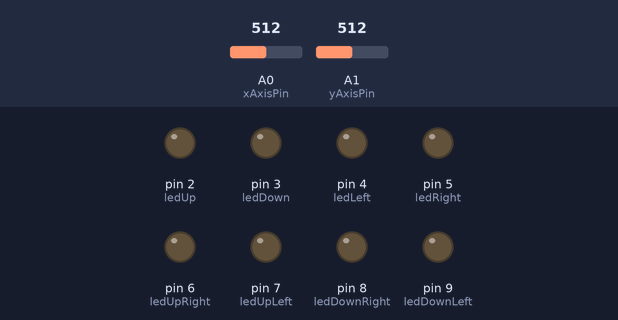
Bench run of a sketch on a simulated Arduino Uno, built with avr-gcc and run on an emulated ATmega328P. On the bench: output pins drawn as LEDs (lit = HIGH). The test bench sets the inputs (shaded band); at power-on: A0 (xAxisPin) = 512, A1 (yAxisPin) = 512.

Above: at 1.2 s.
1.3 s: A0 (xAxisPin) set to 503
At 2.0 s:
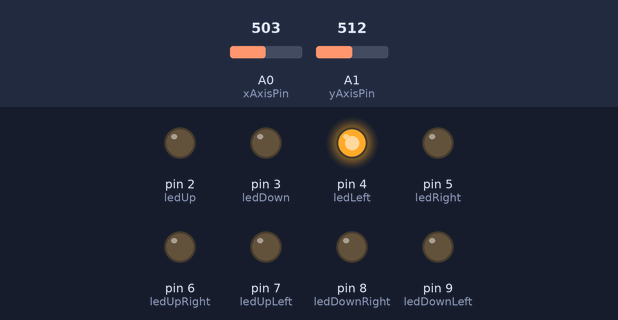
2.8 s: A1 (yAxisPin) set to 497
At 3.4 s:
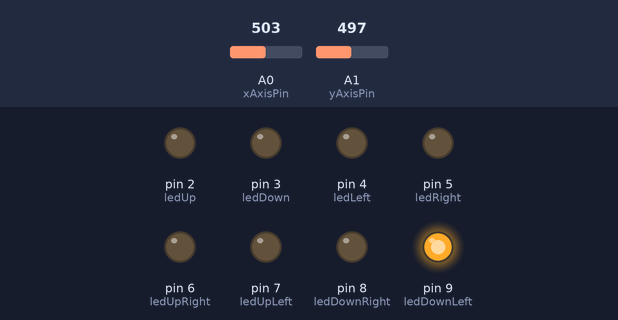
4.3 s: A0 (xAxisPin) set to 716
At 4.7 s:
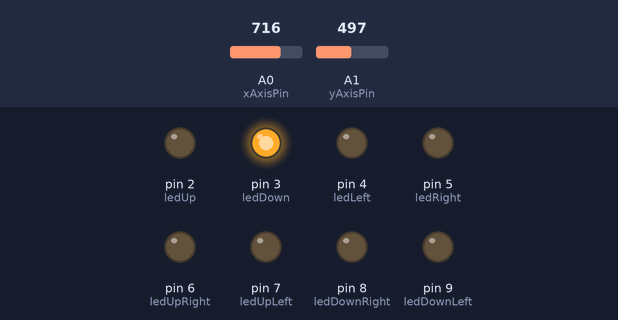
5.8 s: A1 (yAxisPin) set to 1023
At 7.0 s:
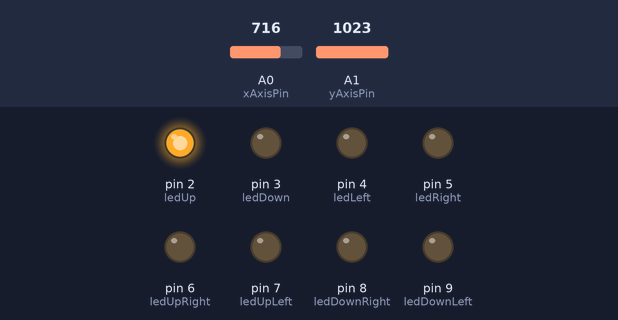
7.3 s: A0 (xAxisPin) set to 511
At 8.5 s:
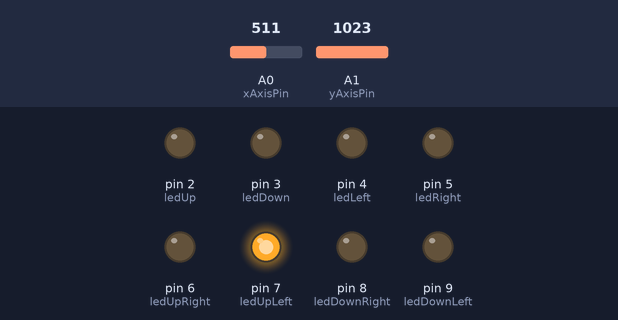
8.8 s: A0 (xAxisPin) set to 1023
At 9.9 s:
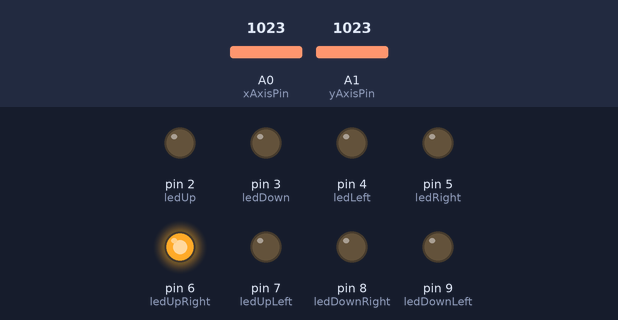
Timing chart, 0 to 11.3 s (numbered marks = the images above; inputs shaded):
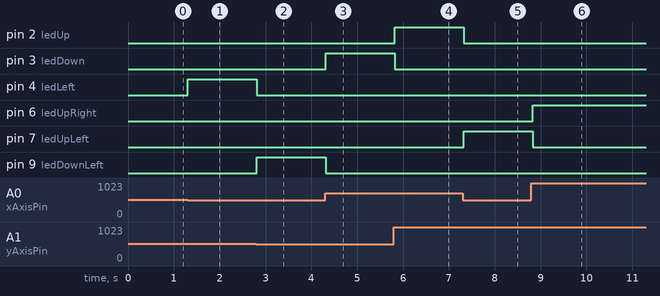

Measured:
- the behaviour switches between 512 and 511 on A0 (xAxisPin) (found by bisection; images 0 and 1)
- the behaviour switches between 512 and 511 on A1 (yAxisPin) (found by bisection; images 1 and 2)
- after the input at 1.3 s, pin 4 (ledLeft): LOW → HIGH at once
- after the input at 2.8 s, pin 4 (ledLeft): HIGH → LOW at once; pin 9 (ledDownLeft): LOW → HIGH at once
- after the input at 4.3 s, pin 3 (ledDown): LOW → HIGH at once; pin 9 (ledDownLeft): HIGH → LOW at once
- after the input at 5.8 s, pin 2 (ledUp): LOW → HIGH at once; pin 3 (ledDown): HIGH → LOW at once
- after the input at 7.3 s, pin 2 (ledUp): HIGH → LOW at once; pin 7 (ledUpLeft): LOW → HIGH at once
- after the input at 8.8 s, pin 6 (ledUpRight): LOW → HIGH at once; pin 7 (ledUpLeft): HIGH → LOW at once

The sketch:

joystick_with_leds_and_potentiometer1.ino
```cpp
// Define pins for the potentiometers
int xAxisPin = A0;
int yAxisPin = A1;

// Define pins for LEDs
int ledUp = 2;
int ledDown = 3;
int ledLeft = 4;
int ledRight = 5;
int ledUpRight = 6;
int ledUpLeft = 7;
int ledDownRight = 8;
int ledDownLeft = 9;

void setup() {
  // Set LED pins as OUTPUT
  pinMode(ledUp, OUTPUT);
  pinMode(ledDown, OUTPUT);
  pinMode(ledLeft, OUTPUT);
  pinMode(ledRight, OUTPUT);
  pinMode(ledUpRight, OUTPUT);
  pinMode(ledUpLeft, OUTPUT);
  pinMode(ledDownRight, OUTPUT);
  pinMode(ledDownLeft, OUTPUT);

  Serial.begin(9600);  // For debugging if needed
}

void loop() {
  int xValue = analogRead(xAxisPin);  // Read X-axis value
  int yValue = analogRead(yAxisPin);  // Read Y-axis value

  // Map potentiometer values (0-1023) to a simpler range (-1, 0, 1)
  int xMapped = map(xValue, 0, 1023, -1, 1);
  int yMapped = map(yValue, 0, 1023, -1, 1);

  // Turn off all LEDs initially
  turnOffAllLeds();

  // Check joystick position and light up corresponding LEDs
  if (xMapped == 0 && yMapped == 1) {
    digitalWrite(ledUp, HIGH);  // Up
  }
  else if (xMapped == 0 && yMapped == -1) {
    digitalWrite(ledDown, HIGH);  // Down
  }
  else if (xMapped == -1 && yMapped == 0) {
    digitalWrite(ledLeft, HIGH);  // Left
  }
  else if (xMapped == 1 && yMapped == 0) {
    digitalWrite(ledRight, HIGH);  // Right
  }
  else if (xMapped == 1 && yMapped == 1) {
    digitalWrite(ledUpRight, HIGH);  // Up-Right
  }
  else if (xMapped == -1 && yMapped == 1) {
    digitalWrite(ledUpLeft, HIGH);  // Up-Left
  }
  else if (xMapped == 1 && yMapped == -1) {
    digitalWrite(ledDownRight, HIGH);  // Down-Right
  }
  else if (xMapped == -1 && yMapped == -1) {
    digitalWrite(ledDownLeft, HIGH);  // Down-Left
  }

  // Short delay for stability
  delay(100);
}

// Function to turn off all LEDs
void turnOffAllLeds() {
  digitalWrite(ledUp, LOW);
  digitalWrite(ledDown, LOW);
  digitalWrite(ledLeft, LOW);
  digitalWrite(ledRight, LOW);
  digitalWrite(ledUpRight, LOW);
  digitalWrite(ledUpLeft, LOW);
  digitalWrite(ledDownRight, LOW);
  digitalWrite(ledDownLeft, LOW);
}
```
